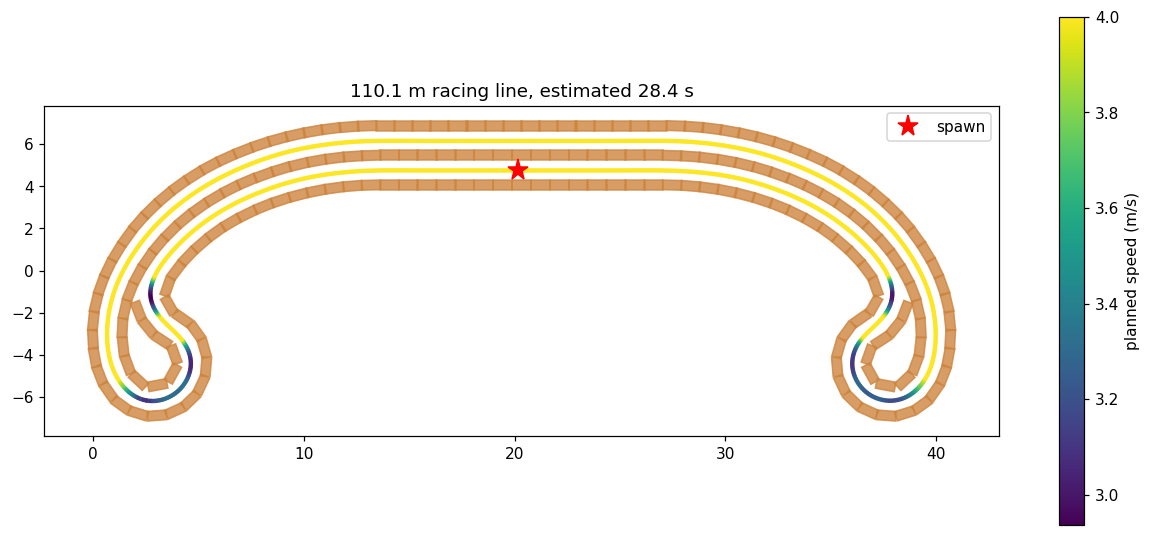

Recreate this plot in Python.
"""Plan a fastest-lap path from the known bale geometry.

The course is static and its exact geometry is already parsed from the SDF,
so unlike the RL policy -- which must rediscover the corridor every episode
through a noisy forward scan -- this module plans once, offline:

1. **Occupancy grid** (5 cm): bale OBBs inflated by half the car width plus
   a safety margin; the free cells are the drivable corridor.
2. **Centerline**: skeletonize the free space and take the longest path
   through the skeleton graph -- the corridor's medial axis from one end of
   the serpentine to the other, immune to the SDF's DXF drawing order.
3. **Racing line** (CasADi): elastic-band NLP over the centerline points --
   minimize curvature and stay smooth, subject to each point staying inside
   a per-point free disc taken from the distance transform. Straightens what
   the corridor allows and rounds the hairpins to their widest arc.
4. **Minimum-time speed profile**: v_limit = sqrt(mu*g / |curvature|), then
   a forward/backward pass with the same accel limit the CasADi command
   smoother enforces, so the plan never asks for grip the tires don't have.

Output is a JSON with (x, y, s, v, curvature) samples every ~10 cm, consumed
by path_racer.py. Regenerate only when the course SDF changes:

    python course_path.py --plot     # writes course_path.json + course_path.png
"""

from __future__ import annotations

import argparse
import json
import math
from pathlib import Path

import casadi
import numpy as np
from scipy import ndimage
from skimage.morphology import skeletonize

import bale_geometry

GRAVITY = 9.81
CAR_HALF_WIDTH = 0.15  # 0.30 m wide chassis
REPO_ROOT = Path(__file__).resolve().parents[2]
DEFAULT_SDF = REPO_ROOT / "jetson/cfr_arduino_bridge/worlds/speed_course.sdf"
DEFAULT_OUTPUT = Path(__file__).resolve().parent / "course_path.json"


def build_occupancy(bales, resolution: float, inflate: float):
    xs = [b.x for b in bales]
    ys = [b.y for b in bales]
    pad = 2.0
    x0, y0 = min(xs) - pad, min(ys) - pad
    nx = int((max(xs) - min(xs) + 2 * pad) / resolution)
    ny = int((max(ys) - min(ys) + 2 * pad) / resolution)
    occupied = np.zeros((ny, nx), dtype=bool)

    for bale in bales:
        hx, hy = bale.half_x + inflate, bale.half_y + inflate
        reach = math.hypot(hx, hy)
        ci0 = max(0, int((bale.x - reach - x0) / resolution))
        ci1 = min(nx, int((bale.x + reach - x0) / resolution) + 1)
        cj0 = max(0, int((bale.y - reach - y0) / resolution))
        cj1 = min(ny, int((bale.y + reach - y0) / resolution) + 1)
        if ci1 <= ci0 or cj1 <= cj0:
            continue
        gx, gy = np.meshgrid(
            x0 + (np.arange(ci0, ci1) + 0.5) * resolution,
            y0 + (np.arange(cj0, cj1) + 0.5) * resolution,
        )
        dx, dy = gx - bale.x, gy - bale.y
        c, s = math.cos(bale.yaw), math.sin(bale.yaw)
        u = dx * c + dy * s
        v = -dx * s + dy * c
        occupied[cj0:cj1, ci0:ci1] |= (np.abs(u) <= hx) & (np.abs(v) <= hy)

    return occupied, (x0, y0, resolution)


def _skeleton_cycle(skeleton: np.ndarray) -> np.ndarray:
    """The closed loop through the skeleton, as ordered (j, i) rows.

    The course is a loop: two corridors joined by hairpins at both ends. Its
    skeleton is that cycle plus dead-end spurs (the decorative spiral tips at
    each hairpin). Iteratively stripping degree-1 pixels removes the spurs
    and leaves only the cycle, which is then ordered by walking it.
    """
    work = skeleton.copy()
    kernel = np.ones((3, 3), dtype=int)
    while True:
        neighbor_count = ndimage.convolve(work.astype(int), kernel, mode="constant") - work
        leaves = work & (neighbor_count <= 1)
        if not leaves.any():
            break
        work &= ~leaves
    if not work.any():
        raise ValueError("skeleton contains no cycle; is the course actually a loop?")

    points = np.argwhere(work)
    index = {tuple(p): k for k, p in enumerate(points)}
    neighbors: list[list[int]] = [[] for _ in points]
    for k, (j, i) in enumerate(points):
        for dj in (-1, 0, 1):
            for di in (-1, 0, 1):
                if dj == di == 0:
                    continue
                other = index.get((j + dj, i + di))
                if other is not None:
                    neighbors[k].append(other)

    # Walk the cycle, always preferring an unvisited neighbor. Occasional
    # thick-skeleton pixels give a node three neighbours; skipping the extra
    # one costs a diagonal shortcut of one grid cell, nothing more.
    order = [0]
    visited = {0}
    while True:
        for other in neighbors[order[-1]]:
            if other not in visited:
                order.append(other)
                visited.add(other)
                break
        else:
            break
    return points[order]


def extract_centerline(occupied, origin, seed_xy) -> np.ndarray:
    """Medial axis of the drivable corridor.

    Free space includes the open field outside the walls (whose skeleton is
    longer than the corridor's), so only the connected component containing
    the spawn point is kept -- the corridor is sealed off from the outside.
    """
    x0, y0, res = origin
    free = ~occupied
    labels, _ = ndimage.label(free)
    seed_label = labels[int((seed_xy[1] - y0) / res), int((seed_xy[0] - x0) / res)]
    if seed_label == 0:
        raise ValueError("spawn point is inside an inflated obstacle; lower --margin")
    free = labels == seed_label
    skeleton = skeletonize(free)
    path_cells = _skeleton_cycle(skeleton)
    xy = np.stack(
        [x0 + (path_cells[:, 1] + 0.5) * res, y0 + (path_cells[:, 0] + 0.5) * res], axis=1
    )
    return xy


def resample(xy: np.ndarray, spacing: float) -> np.ndarray:
    """Uniform arc-length resampling of a closed loop (last point joins first)."""
    closed = np.vstack([xy, xy[:1]])
    seg = np.linalg.norm(np.diff(closed, axis=0), axis=1)
    s = np.concatenate([[0.0], np.cumsum(seg)])
    samples = np.arange(0.0, s[-1], spacing)
    return np.stack(
        [np.interp(samples, s, closed[:, 0]), np.interp(samples, s, closed[:, 1])], axis=1
    )


def optimize_racing_line(
    centerline: np.ndarray, occupied, origin, safety: float
) -> np.ndarray:
    """Elastic-band smoothing: pull the line straight where clearance allows.

    Each point may move within a disc of radius (clearance - safety) around
    its centerline position -- clearance from the distance transform of the
    already-inflated grid, so the constraint is conservative by construction.
    """
    x0, y0, res = origin
    clearance = ndimage.distance_transform_edt(~occupied) * res
    n = len(centerline)
    radii = np.empty(n)
    for k, (px, py) in enumerate(centerline):
        j = int((py - y0) / res)
        i = int((px - x0) / res)
        radii[k] = max(0.0, clearance[j, i] - safety)

    opti = casadi.Opti()
    pts = opti.variable(n, 2)
    opti.set_initial(pts, centerline)
    # Closed loop: the bend term wraps around, no pinned endpoints. Curvature
    # dominates the cost -- this is a racing line, not a centerline beautifier.
    up = casadi.vertcat(pts[1:, :], pts[:1, :])
    down = casadi.vertcat(pts[-1:, :], pts[:-1, :])
    bend = up - 2 * pts + down
    stay = pts - centerline
    opti.minimize(
        casadi.sumsqr(bend) * 100.0 + casadi.sumsqr(stay) * 0.05
    )
    for k in range(n):
        if radii[k] > 1e-3:
            opti.subject_to(
                casadi.sumsqr(pts[k, :] - centerline[k, :][None, :]) <= radii[k] ** 2
            )
        else:
            opti.subject_to(pts[k, :] == centerline[k, :][None, :])
    opti.solver(
        "ipopt",
        {"print_time": False, "ipopt.print_level": 0, "ipopt.sb": "yes",
         "ipopt.max_iter": 300},
    )
    try:
        solution = opti.solve()
        return np.array(solution.value(pts))
    except RuntimeError:
        print("racing-line NLP failed; falling back to raw centerline")
        return centerline


def curvature(xy: np.ndarray) -> np.ndarray:
    """Signed curvature of a closed loop (cyclic central differences)."""
    d = (np.roll(xy, -1, axis=0) - np.roll(xy, 1, axis=0)) / 2.0
    dd = np.roll(xy, -1, axis=0) - 2 * xy + np.roll(xy, 1, axis=0)
    num = d[:, 0] * dd[:, 1] - d[:, 1] * dd[:, 0]
    den = (d[:, 0] ** 2 + d[:, 1] ** 2) ** 1.5
    return np.where(den > 1e-9, num / den, 0.0)


def speed_profile(xy: np.ndarray, traction: float, max_speed: float) -> np.ndarray:
    """Minimum-time flying-lap profile for a closed loop.

    Curvature-limited, then cyclic forward (acceleration) and backward
    (braking) passes -- two loops each so the limits propagate across the
    wrap point. The standing start is not in the profile; the tracker ramps
    up to it under the same accel limit.
    """
    a_max = traction * GRAVITY
    kappa = np.abs(curvature(xy))
    # Smooth curvature a little: single-sample kinks from the grid otherwise
    # punch unnecessary dips into the profile.
    kernel = np.ones(5) / 5.0
    kappa = np.convolve(np.concatenate([kappa[-2:], kappa, kappa[:2]]), kernel, mode="same")[2:-2]
    v = np.minimum(np.sqrt(a_max / np.maximum(kappa, 1e-6)), max_speed)
    n = len(v)
    ds = np.linalg.norm(np.roll(xy, -1, axis=0) - xy, axis=1)
    for _ in range(2):
        for k in range(n):  # forward: acceleration limit, wrapping
            nxt = (k + 1) % n
            v[nxt] = min(v[nxt], math.sqrt(v[k] ** 2 + 2 * a_max * ds[k]))
        for k in range(n - 1, -1, -1):  # backward: braking limit, wrapping
            nxt = (k + 1) % n
            v[k] = min(v[k], math.sqrt(v[nxt] ** 2 + 2 * a_max * ds[k]))
    return v


def plan(sdf_path: str, resolution: float, spacing: float, margin: float,
         safety: float, traction: float, max_speed: float) -> dict:
    bales = bale_geometry.parse_bales(sdf_path)
    spawn = bale_geometry.parse_vehicle_spawn(sdf_path)
    occupied, origin = build_occupancy(bales, resolution, CAR_HALF_WIDTH + margin)
    centerline = resample(extract_centerline(occupied, origin, spawn), spacing)
    line = optimize_racing_line(centerline, occupied, origin, safety)
    line = resample(line, spacing)
    v = speed_profile(line, traction, max_speed)
    ds = np.linalg.norm(np.roll(line, -1, axis=0) - line, axis=1)
    s = np.concatenate([[0.0], np.cumsum(ds[:-1])])
    v_mid = np.maximum((v + np.roll(v, -1)) / 2.0, 0.05)
    lap_time = float(np.sum(ds / v_mid))
    return {
        "sdf": str(sdf_path),
        "closed": True,
        "traction": traction,
        "max_speed": max_speed,
        "length_m": float(s[-1]),
        "estimated_time_s": lap_time,
        "x": line[:, 0].round(4).tolist(),
        "y": line[:, 1].round(4).tolist(),
        "s": s.round(4).tolist(),
        "v": v.round(3).tolist(),
        "curvature": curvature(line).round(4).tolist(),
    }


def main() -> None:
    parser = argparse.ArgumentParser(description=__doc__)
    parser.add_argument("--sdf-path", default=str(DEFAULT_SDF))
    parser.add_argument("--output", default=str(DEFAULT_OUTPUT))
    parser.add_argument("--resolution", type=float, default=0.05)
    parser.add_argument("--spacing", type=float, default=0.10)
    parser.add_argument("--margin", type=float, default=0.05,
                        help="extra inflation beyond the car half-width (m)")
    parser.add_argument("--safety", type=float, default=0.05,
                        help="clearance the racing line must keep beyond the inflated grid (m)")
    parser.add_argument("--traction", type=float, default=0.6)
    parser.add_argument("--max-speed", type=float, default=4.0)
    parser.add_argument("--plot", action="store_true")
    args = parser.parse_args()

    result = plan(args.sdf_path, args.resolution, args.spacing, args.margin,
                  args.safety, args.traction, args.max_speed)
    with open(args.output, "w") as handle:
        json.dump(result, handle)
    print(f"path: {result['length_m']:.1f} m, estimated lap {result['estimated_time_s']:.1f} s "
          f"(traction {args.traction}, max {args.max_speed} m/s)")
    print(f"wrote {args.output}")

    if args.plot:
        import matplotlib
        matplotlib.use("Agg")
        import matplotlib.pyplot as plt

        bales = bale_geometry.parse_bales(args.sdf_path)
        fig, ax = plt.subplots(figsize=(14, 6))
        for bale in bales:
            corners = bale_geometry.obb_corners(bale.x, bale.y, bale.yaw, bale.half_x, bale.half_y)
            ax.fill(corners[:, 0], corners[:, 1], color="peru", alpha=0.8)
        points = ax.scatter(result["x"], result["y"], c=result["v"], s=4, cmap="viridis")
        fig.colorbar(points, ax=ax, label="planned speed (m/s)")
        spawn = bale_geometry.parse_vehicle_spawn(args.sdf_path)
        ax.plot(spawn[0], spawn[1], "r*", markersize=14, label="spawn")
        ax.set_aspect("equal")
        ax.legend()
        ax.set_title(f"{result['length_m']:.1f} m racing line, estimated {result['estimated_time_s']:.1f} s")
        png = Path(args.output).with_suffix(".png")
        fig.savefig(png, dpi=110, bbox_inches="tight")
        print(f"wrote {png}")


if __name__ == "__main__":
    main()
